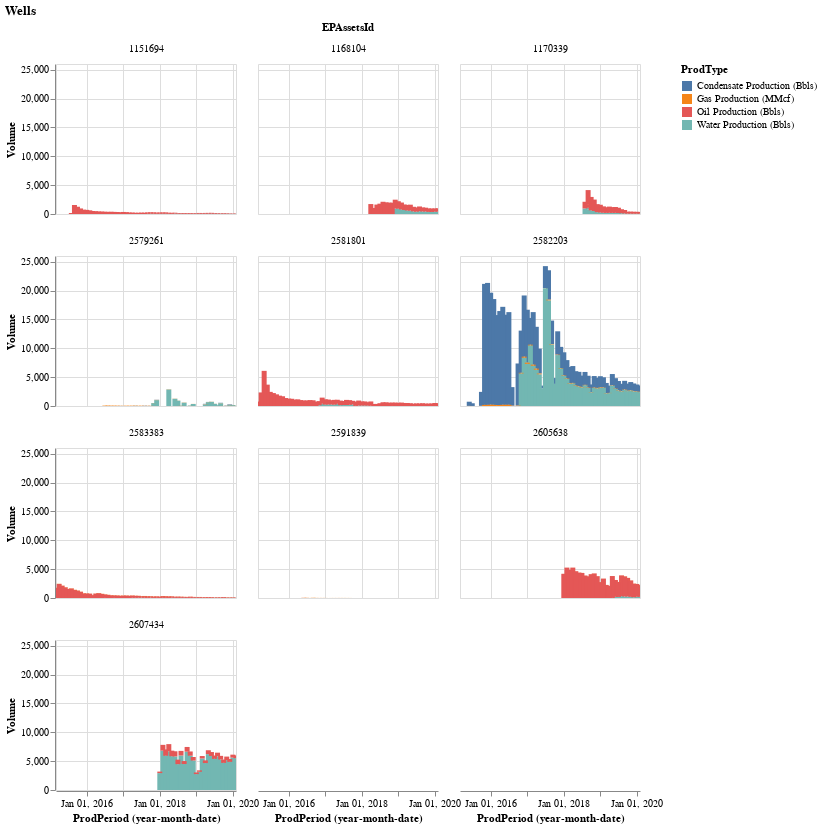

Notebook code cell kept with this figure:
### Code cell
single_Well_plot1(well_id)

### Figure 1 — Vega-Lite specification as saved in the notebook (floating-point values rounded to 4 significant figures; data arrays with more than 128 entries replaced by an {"elided": "..."} marker saying what was removed)
{"config": {"view": {"continuousWidth": 400, "continuousHeight": 300}}, "data": {"name": "data-23f8499e50c00d44c54542bd539e1129"}, "mark": {"type": "bar", "size": 5}, "encoding": {"color": {"type": "nominal", "field": "ProdType"}, "facet": {"type": "quantitative", "columns": 3, "field": "EPAssetsId"}, "x": {"type": "temporal", "field": "ProdPeriod", "timeUnit": "yearmonthdate"}, "y": {"type": "quantitative", "field": "Volume"}}, "height": 150, "selection": {"selector001": {"type": "interval", "bind": "scales", "encodings": ["x", "y"]}}, "title": "Wells", "width": 180, "$schema": "https://vega.github.io/schema/vega-lite/v4.8.1.json", "datasets": {"data-23f8499e50c00d44c54542bd539e1129": {"elided": "994 records"}}}
